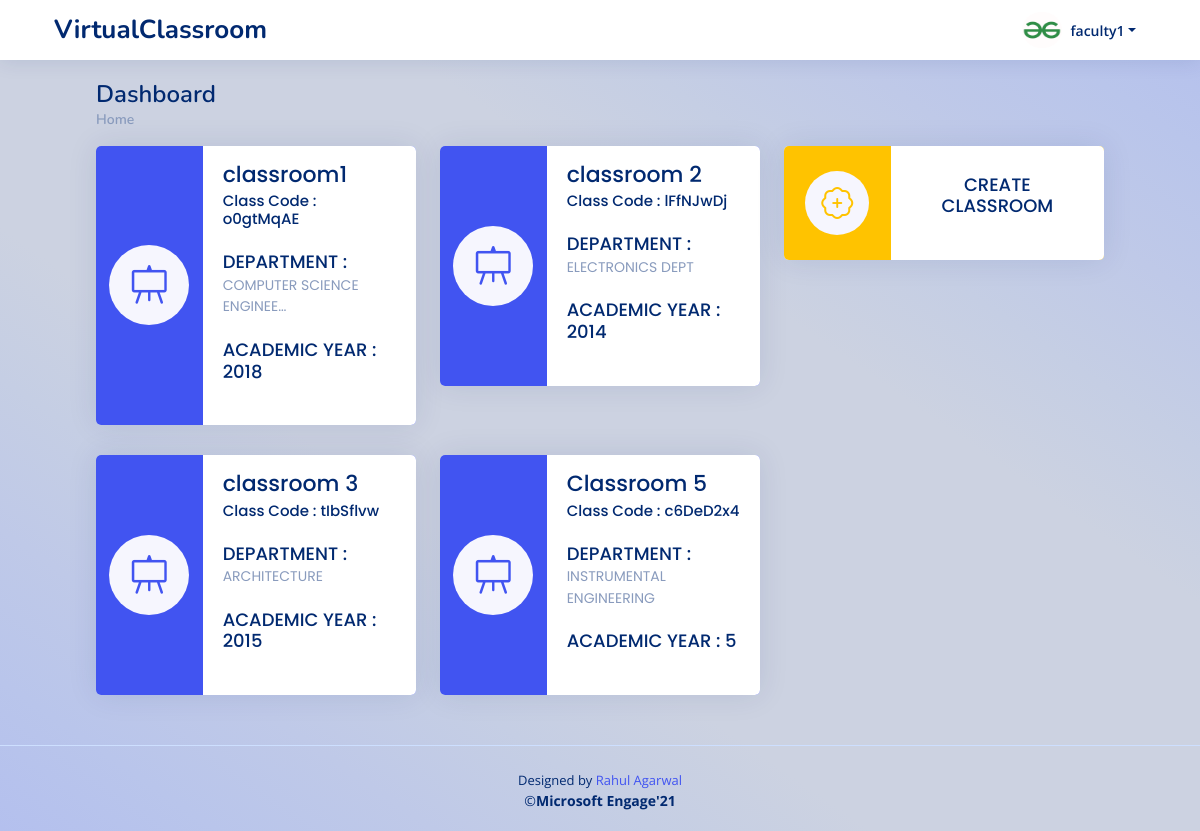
Page /faculty_dashboard/ (signed in) on the earlier database version.
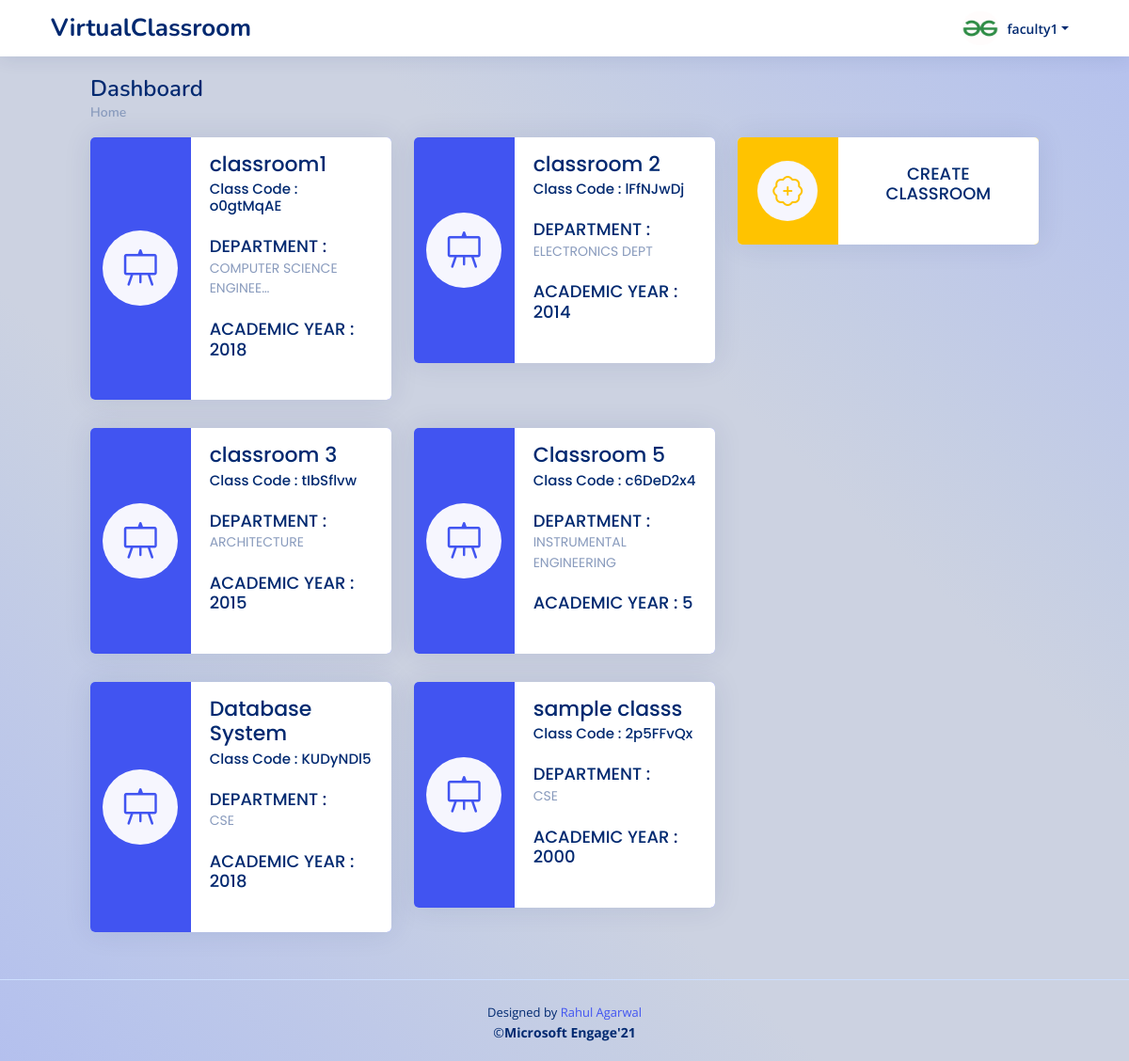
Same page on the later database version.
### myapp/models.py (models this page shows, shortened)
class ClassRoom(models.Model):
    classId = models.CharField(max_length=10,primary_key=True)
    classname = models.CharField(max_length=50,null=False)
    classDepartment = models.CharField(max_length=50,null=False)
    academicYear = models.CharField(max_length=2,null=False)
    classLink = models.TextField(blank=False,null=True)
    classFacultyID = models.ForeignKey(FacultyDetails,on_delete=models.CASCADE)
    classFacultyName = models.CharField(max_length=100,null=False)
    classTimeTable = models.TextField(blank=True,null=True,default="")
    classCreationTime = models.DateTimeField(default=datetime.now,null=True)

### myapp/views.py (the view, shortened to what this page needs)
# urls.py: path('faculty_dashboard/',views.facultyDashboard,name='facultyDashboard'),
@login_required
def facultyDashboard(request):
    if request.user.is_active and request.user.is_staff and not request.user.is_superuser:
        user=request.user
        faculty = FacultyDetails.objects.get(facultyId = user.id)
        classRooms = ClassRoom.objects.filter(classFacultyID=faculty.id)
        unique_id=faculty.facultyId
        context={
            'classRooms' : classRooms,
            'userDetails' : faculty
        }
        return render(request,'faculty/facultyDashboard.html',context)
    else:
        return redirect('facultyLogin')

### myapp/templates/faculty/facultyDashboard.html (shortened to what this page needs)
{% extends 'base.html' %}
{% block content %}
  <header id="header" class="header fixed-top d-flex align-items-center px-5">
    <div class="d-flex align-items-center justify-content-between">
      <a href="{% url 'facultyDashboard'%}" class="logo d-flex align-items-center">
        <span class="d-lg-block">VirtualClassroom</span>
      </a>
    </div>
    <nav class="header-nav ms-auto">
      <ul class="d-flex align-items-center">
        <li class="nav-item dropdown pe-3">
          <a class="nav-link nav-profile d-flex align-items-center pe-0" href="#" data-bs-toggle="dropdown">
            <img src="{{ userDetails.facultyPic.url }}" alt="Profile" class="rounded-circle" style="width:40px;">
            <span class="d-none d-md-block dropdown-toggle ps-2">{{user.first_name}}{{user.last_name}}</span>
          </a>
        </li>
      </ul>
    </nav>
  </header>
  <main id="main" class="main mx-lg-5 px-lg-5" >
    <div class="pagetitle">
      <h1>Dashboard</h1>
      <nav>
        <ol class="breadcrumb">
          <li class="breadcrumb-item"><a href="{% url 'facultyDashboard' %}">Home</a></li>
        </ol>
      </nav>
    </div>
    <section class="section dashboard">
      <div class="row">
        <div class="col-lg-8">
          <div class="row">
              {% if classRooms %}
                {% for class in classRooms%}
                    <div class="col-xxl-6 col-lg-6">
                      <a href="{% url 'facultySubject' class.pk %}">
                        <div class="card info-card sales-card pb-0">
                         <div class="row g-0" style="background: #4154f1">
                           <div class="col-md-4 align-self-center ">
                             <div class="card-icon rounded-circle d-flex align-items-center justify-content-center mx-auto" style="height: 5rem; width:5rem;">
                               <i class="bi bi-easel" style="font-size: 2.5rem;"></i>
                             </div>
                           </div>
                           <div class="col-md-8 bg-white">
                             <div class="card-body my-1  mt-2 mb-0">
                               <h5 class="card-title mb-0 pt-2 pb-0" style=" font-size:22px;">{{class.classname | truncatechars:20}}</h5>
                               <h5 class="card-title mt-0 pt-1" style="font-size:15px;">Class Code : {{class.pk}}</h5>
                               <h5 class="card-title pt-0" style="text-transform: uppercase;">DEPARTMENT : <br><span>{{class.classDepartment | truncatechars:25}}</span></h5>
                               <h5 class="card-title pt-0" style="text-transform: uppercase;">ACADEMIC YEAR : {{class.academicYear | truncatechars:15}}</h5>
                             </div>
                           </div>
                         </div>
                       </div>
                      </a>
                  </div>
                {% endfor %}
              {% else %}
                <div class="container">
                  <h3>No ClassRoom Created By You!</h3>
                </div>
              {% endif %}
          </div>
        </div>
        <div class="col-lg-4">
          <div class="col-xxl-10 col-xl-12">
            <a href="{% url 'facultyClassCreate' %}">
              <div class="card info-card sales-card pb-0">
               <div class="row g-0" style="background: #FFC300">
                 <div class="col-md-4 align-self-center ">
                   <div class="card-icon rounded-circle d-flex align-items-center justify-content-center mx-auto">
                     <i class="bi bi-patch-plus" style="color: #FFC300"  ></i>
                   </div>
                 </div>
                 <div class="col-md-8 bg-white">
                   <div class="card-body my-1  mt-2 mb-0">
                     <h5 class="card-title text-center ">CREATE <br>CLASSROOM</h5>
                   </div>
                 </div>
               </div>
             </div>
            </a>
          </div>
        </div>
      </div>
    </section>
  </main>
  {% include 'partials/_footer.html'%}
{% endblock %}

Differences in the rows shown:
added ClassRoom: classname "Database System", pk "KUDyNDl5", classDepartment "CSE", academicYear "2018"
added ClassRoom: classname "sample classs", pk "2p5FFvQx", classDepartment "CSE", academicYear "2000"
